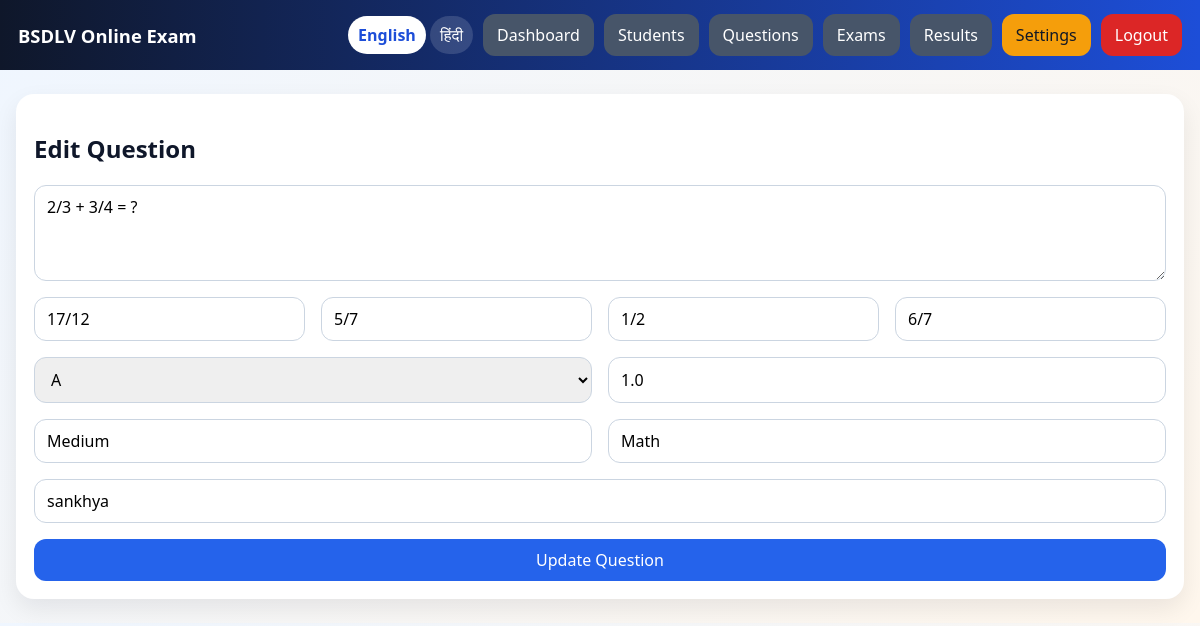
The page /admin/questions/2/edit (signed in) on the database its author committed.
### tables this page shows
CREATE TABLE settings (
        key TEXT PRIMARY KEY,
        value TEXT
    );

CREATE TABLE questions (
        id INTEGER PRIMARY KEY AUTOINCREMENT,
        question TEXT,
        optionA TEXT,
        optionB TEXT,
        optionC TEXT,
        optionD TEXT,
        correctAnswer TEXT,
        marks REAL DEFAULT 1,
        difficulty TEXT,
        subject TEXT,
        chapter TEXT
    );

### app.py (the view, shortened to what this page needs)
@app.route('/admin/questions/<int:qid>/edit', methods=['GET','POST'])
@admin_required
def edit_question(qid):
    row = q("SELECT * FROM questions WHERE id=?", (qid,), one=True)
    if not row:
        flash('Question not found')
        return redirect(url_for('admin_questions'))
    return render_template('edit_question.html', qrow=row)

### app.py (called while the page is built)
def get_db():
    if 'db' not in g:
        g.db = sqlite3.connect(DB_PATH)
        g.db.row_factory = sqlite3.Row
    return g.db

def q(sql, params=(), one=False, commit=False):
    db = get_db()
    cur = db.execute(sql, params)
    if commit:
        db.commit()
    if sql.lstrip().upper().startswith("SELECT"):
        rows = cur.fetchall()
        return (rows[0] if rows else None) if one else rows
    return cur.lastrowid

def setting(key, default=''):
    row = q("SELECT value FROM settings WHERE key=?", (key,), one=True)
    return row['value'] if row else default

@app.context_processor
def inject_globals():
    lang = session.get('lang', 'en')
    return {
        'T': TRANSLATIONS.get(lang, TRANSLATIONS['en']),
        'lang': lang,
        'site_title': setting('site_title', 'BSDLV Online Exam'),
        'logo_file': setting('logo', '')
    }

def admin_required(fn):
    @wraps(fn)
    def wrapper(*args, **kwargs):
        if session.get('admin_id'):
            return fn(*args, **kwargs)
        flash('Admin login required')
        return redirect(url_for('admin_login'))
    return wrapper

### templates/edit_question.html
{% extends 'base.html' %}
{% block content %}
<div class="card">
  <h2>Edit Question</h2>
  <form method="post" class="grid">
      <textarea name="question" required>{{ qrow.question }}</textarea>
      <div class="grid grid-2">
        <input name="optionA" value="{{ qrow.optionA }}" required>
        <input name="optionB" value="{{ qrow.optionB }}" required>
        <input name="optionC" value="{{ qrow.optionC }}" required>
        <input name="optionD" value="{{ qrow.optionD }}" required>
      </div>
      <div class="grid grid-2">
        <select name="correctAnswer">
          {% for c in ['A','B','C','D'] %}<option value="{{ c }}" {{ 'selected' if qrow.correctAnswer==c else '' }}>{{ c }}</option>{% endfor %}
        </select>
        <input name="marks" type="number" step="0.5" value="{{ qrow.marks }}">
      </div>
      <div class="grid grid-2">
        <input name="difficulty" value="{{ qrow.difficulty }}">
        <input name="subject" value="{{ qrow.subject }}">
      </div>
      <input name="chapter" value="{{ qrow.chapter }}">
      <button type="submit">Update Question</button>
  </form>
</div>
{% endblock %}

### templates/base.html (shortened to what this page needs)
<!doctype html>
<html lang="{{ lang }}">
<head>
</head>
<body>
  <div class="nav">
    <div class="brand">
      <div>{{ site_title }}</div>
    </div>
    <div class="top-actions">
      <div class="lang">
        <a class="{{ 'active' if lang=='en' else '' }}" href="{{ url_for('switch_language', lang_code='en') }}">English</a>
        <a class="{{ 'active' if lang=='hi' else '' }}" href="{{ url_for('switch_language', lang_code='hi') }}">हिंदी</a>
      </div>
      {% if session.get('admin_id') %}
        <a class="btn secondary" href="{{ url_for('admin_dashboard') }}">{{ T.dashboard }}</a>
        <a class="btn secondary" href="{{ url_for('admin_students') }}">{{ T.students }}</a>
        <a class="btn secondary" href="{{ url_for('admin_questions') }}">{{ T.questions }}</a>
        <a class="btn secondary" href="{{ url_for('admin_exams') }}">{{ T.exams }}</a>
        <a class="btn secondary" href="{{ url_for('admin_results') }}">{{ T.results }}</a>
        <a class="btn warn" href="{{ url_for('admin_settings') }}">Settings</a>
        <a class="btn danger" href="{{ url_for('logout') }}">{{ T.logout }}</a>
      {% elif session.get('student_id') %}
        <a class="btn secondary" href="{{ url_for('student_dashboard') }}">{{ T.dashboard }}</a>
        <a class="btn secondary" href="{{ url_for('student_admit_card') }}">{{ T.admit_card }}</a>
        <a class="btn danger" href="{{ url_for('logout') }}">{{ T.logout }}</a>
      {% else %}
        <a class="btn secondary" href="{{ url_for('admin_login') }}">{{ T.admin_login }}</a>
        <a class="btn success" href="{{ url_for('student_login') }}">{{ T.student_login }}</a>
      {% endif %}
    </div>
  </div>
  <div class="wrap">
    {% block content %}{% endblock %}
  </div>
</body>
</html>

### templates/base.html (style rules this page uses)
:root { --bg:#0f172a; --card:#ffffff; --text:#0f172a; --muted:#64748b; --primary:#2563eb; --accent:#f59e0b; --soft:#e2e8f0; --softbg:#f8fafc; --danger:#dc2626; --success:#16a34a; }
* { box-sizing:border-box }
body { margin:0;font-family:Segoe UI,Arial,sans-serif;background:linear-gradient(135deg,#eff6ff,#fff7ed);color:var(--text) }
a { text-decoration:none;color:inherit }
.nav { background:linear-gradient(90deg,#0f172a,#1d4ed8);color:#fff;padding:14px 18px;display:flex;justify-content:space-between;align-items:center;gap:12px;flex-wrap:wrap }
.brand { display:flex;align-items:center;gap:12px;font-weight:700;font-size:1.15rem }
.wrap { max-width:1200px;margin:24px auto;padding:0 16px }
.card { background:var(--card);border-radius:18px;box-shadow:0 10px 25px rgba(2,6,23,.08);padding:18px;margin-bottom:18px }
.grid { display:grid;gap:16px }
.grid-2 { grid-template-columns:repeat(auto-fit,minmax(260px,1fr)) }
input,select,textarea,button { width:100%;padding:10px 12px;border:1px solid #cbd5e1;border-radius:12px;font:inherit }
textarea { min-height:96px }
button,.btn { display:inline-block;background:var(--primary);color:#fff;border:none;cursor:pointer;padding:10px 14px;border-radius:12px;width:auto }
.btn.secondary { background:#475569 }
.btn.warn { background:var(--accent);color:#111827 }
.btn.danger { background:var(--danger) }
.top-actions { display:flex;gap:10px;flex-wrap:wrap;align-items:center }
.lang a { padding:8px 10px;border-radius:999px;background:rgba(255,255,255,.14);color:#fff }
.lang a.active { background:#fff;color:#1d4ed8;font-weight:700 }

### rows shown on the page
settings: value "BSDLV Online Exam"
questions: question "2/3 + 3/4 = ?", optionA "17/12", optionB "5/7", optionC "1/2", optionD "6/7", marks "1.0", difficulty "Medium", subject "Math", chapter "sankhya"

### other values the page prints
{{ T.dashboard }} "Dashboard"
{{ T.students }} "Students"
{{ T.questions }} "Questions"
{{ T.exams }} "Exams"
{{ T.results }} "Results"
{{ T.logout }} "Logout"
form field correctAnswer "A"
